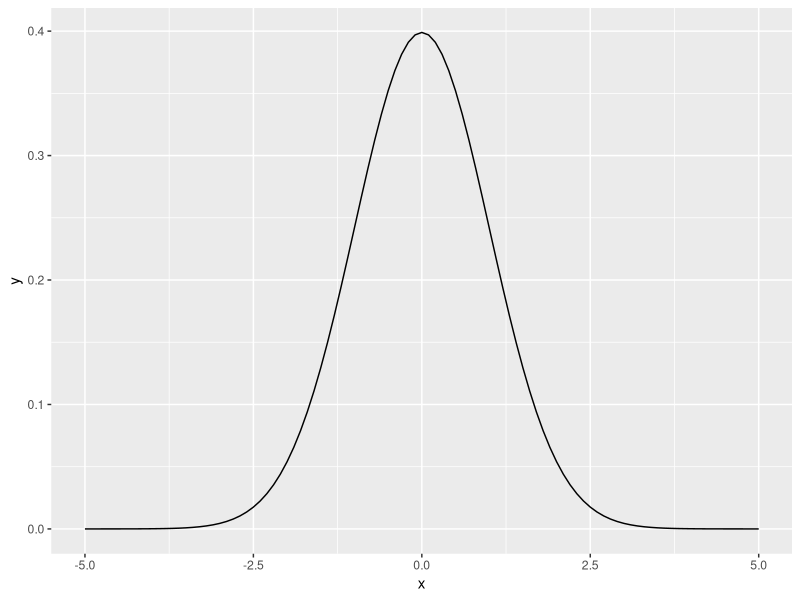
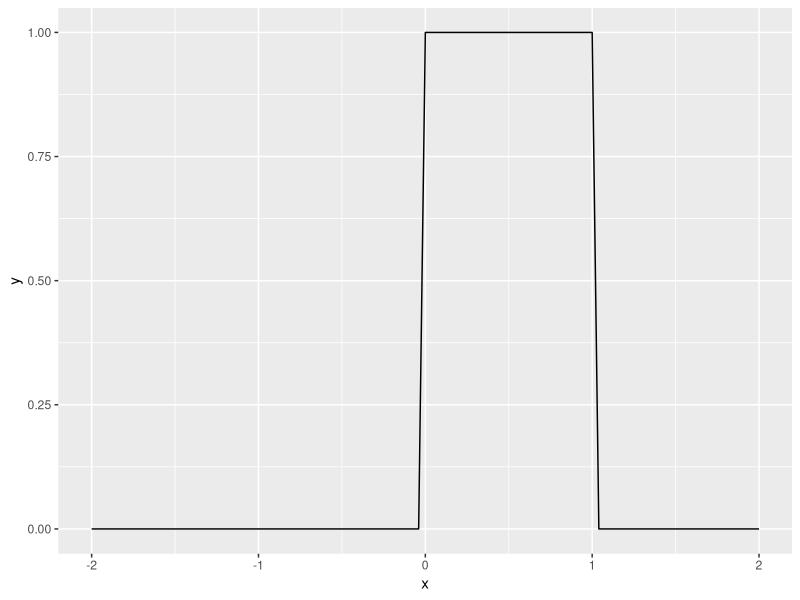

Write the R code that produced these figures, in order.
## ---- chunk 1
library(ggplot2)
## ---- chunk 2
ggplot(data.frame(x = c(-5, 5)), aes(x)) + 
  stat_function(fun = dnorm)
## ---- chunk 3
ggplot(data.frame(x = c(-2, 2)), aes(x)) + 
  stat_function(fun = dunif)
